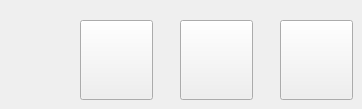
      <widget class="QWidget" name="tab_11">
       <property name="autoFillBackground">
        <bool>true</bool>
       </property>
       <attribute name="title">
        <string>Foreinger</string>
       </attribute>
       <widget class="QPushButton" name="servant_cal_195">
        <property name="geometry">
         <rect>
          <x>80</x>
          <y>20</y>
          <width>73</width>
          <height>80</height>
         </rect>
        </property>
        <property name="text">
         <string notr="true"/>
        </property>
        <property name="icon">
         <iconset resource="resource.qrc">
          <normaloff>:/resource/head/195.jpg</normaloff>:/resource/head/195.jpg</iconset>
        </property>
        <property name="iconSize">
         <size>
          <width>80</width>
          <height>80</height>
         </size>
        </property>
        <property name="autoRepeat">
         <bool>false</bool>
        </property>
       </widget>
       <widget class="QPushButton" name="servant_cal_222">
        <property name="geometry">
         <rect>
          <x>280</x>
          <y>20</y>
          <width>73</width>
          <height>80</height>
         </rect>
        </property>
        <property name="text">
         <string notr="true"/>
        </property>
        <property name="icon">
         <iconset resource="resource.qrc">
          <normaloff>:/resource/head/222.jpg</normaloff>:/resource/head/222.jpg</iconset>
        </property>
        <property name="iconSize">
         <size>
          <width>80</width>
          <height>80</height>
         </size>
        </property>
        <property name="autoRepeat">
         <bool>false</bool>
        </property>
       </widget>
       <widget class="QPushButton" name="servant_cal_198">
        <property name="geometry">
         <rect>
          <x>180</x>
          <y>20</y>
          <width>73</width>
          <height>80</height>
         </rect>
        </property>
        <property name="text">
         <string notr="true"/>
        </property>
        <property name="icon">
         <iconset resource="resource.qrc">
          <normaloff>:/resource/head/198.jpg</normaloff>:/resource/head/198.jpg</iconset>
        </property>
        <property name="iconSize">
         <size>
          <width>80</width>
          <height>80</height>
         </size>
        </property>
        <property name="autoRepeat">
         <bool>false</bool>
        </property>
       </widget>
      </widget>
